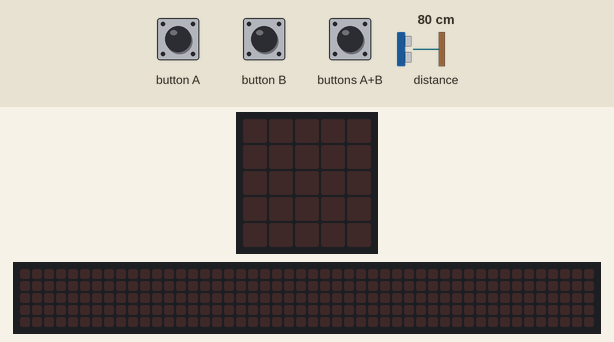
This program was run on a simulated BBC micro:bit running MicroPython. On the bench: the board's 5×5 LED display, a strip that is not on the board, showing the scrolling text unrolled. The test bench sets the inputs (shaded band); at power-on: distance to the obstacle 80 cm. The 48×5 strip is a reading aid, not a part: it shows the text the display is scrolling, unrolled, one strip-width of it at a time.

Above: at 5.0 s.
5.1 s: buttons A+B pressed for 0.15 s
At 5.2 s:
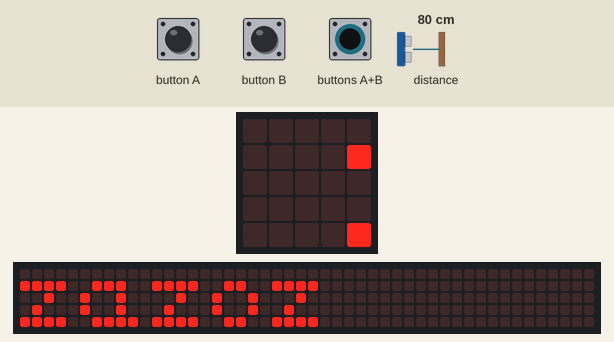
8.1 s: button A pressed for 3.2 s
At 10.4 s:
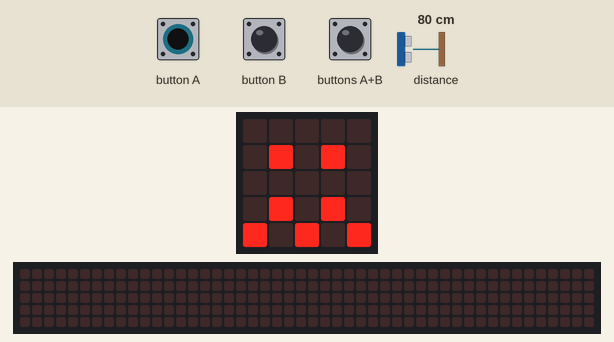
At 11.2 s:
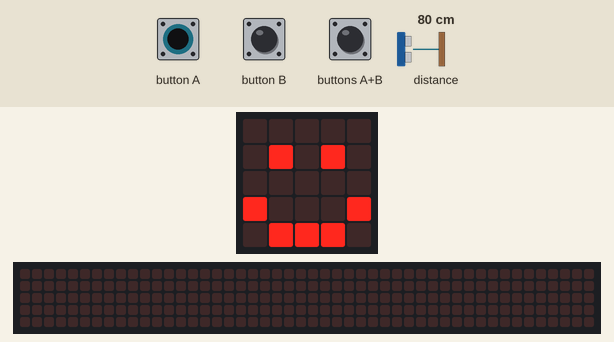
Timing chart, 0 to 12.7 s (numbered marks = the images above; inputs shaded):
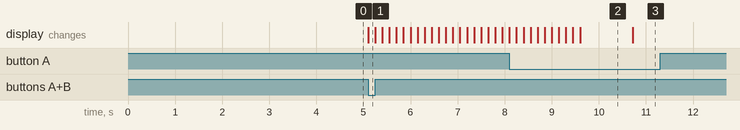

The program:

main.py
```python
import struct
from microbit import *
import radio
import GateSensor
import machine

#the name of the microbit itself
def setMicroName():
    length = 5
    letters = 5
    codebook = [
        ['z', 'v', 'g', 'p', 't'],
        ['u', 'o', 'i', 'e', 'a'],
        ['z', 'v', 'g', 'p', 't'],
        ['u', 'o', 'i', 'e', 'a'],
        ['z', 'v', 'g', 'p', 't']
    ]
    name = []

    # Derive our name from the nrf51822's unique ID
    _, n = struct.unpack("II", machine.unique_id())
    ld = 1
    d = letters

    for i in range(0, length):
        h = (n % d) // ld
        n -= h
        d *= letters
        ld *= letters
        name.insert(0, codebook[i][h])

    return ("".join(name))

def addGateSensor():
    name = setMicroName()
    gateSensor = GateSensor.GateSensor()
    calibrationComplete = False

    while(calibrationComplete == False):
        if(button_a.is_pressed() and button_b.is_pressed()):
            #scroll name of microbit
            display.scroll(name)

        if(button_a.is_pressed() and button_b.is_pressed() == False):
            display.show(Image.CONFUSED)
            gateSensor.calibrateSensor()
            calibrationComplete = True

    while (True):

        if(gateSensor.getCurrentGateStatus() == "Trigger"):
            #send radio to other gate
            radio.config(channel = 21, queue = 1)
            radio.send("99," + name)
            sleep(500)

def main():
    radio.on()
    radio.config(channel=24)

    addGateSensor()

main()
```

GateSensor.py
```python
from microbit import *
from PiicoDev_VL53L1X import PiicoDev_VL53L1X

class GateSensor:

    def __init__(self):

        self.sensitivity = 150
        pass

    def calibrateSensor(self):

        sleep(1000)
        distValues = []
        i=0
        for i in range(10):
            distValues.append(self.getDistance())
            sleep(10)
            i = i + 1

        self.distCaliVal = sum(distValues)/len(distValues)
        display.show(Image.HAPPY)

    #uses the distance sensor
    def getDistance(self):

        distanceSensor = PiicoDev_VL53L1X()

        distance = distanceSensor.read()/10 #in mm

        return distance

    def getCurrentGateStatus(self):

        currentDistance = self.getDistance()

        if((currentDistance > (self.distCaliVal + self.sensitivity)) or (currentDistance < (self.distCaliVal - self.sensitivity))):
            status = "Trigger"
        else:
            status = "None"

        return status


    def setSensitivity(self, sensitivity):
        self.sensitivity = sensitivity
```

Measured:
- after the input at 5.1 s, the display: changes at once (image 1)
- after the input at 8.1 s, the display: first differs from a run without the input after 1.5 s (image 2)
- what the display in image 2 shows lasts 1.1 s, from 9.6 s to 10.7 s
